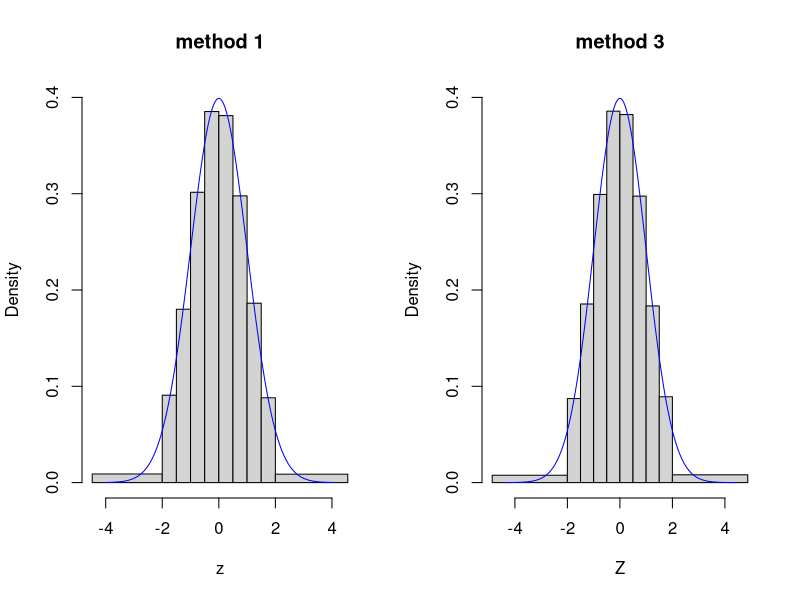

Recreate this plot in R.
par(mfrow=c(1,2))
# method 1
set.seed(1234)
m = 2*50000; z = numeric(m)
u1 = runif(m/2); u2 = runif(m/2)
z1 = sqrt(-2*log(u1)) * cos(2*pi*u2) # half of normal variates
z2 = sqrt(-2*log(u1)) * sin(2*pi*u2) # other half
z[seq(1, m, by = 2)] = z1 # interleave
z[seq(2, m, by = 2)] = z2 # two halves
cut = c(min(z)-.5, seq(-2, 2, by=.5), max(z)+.5)
hist(z, breaks=cut, ylim=c(0,.4), prob=T,main = 'method 1')
zz = seq(min(z), max(z), by=.01)
lines(zz, dnorm(zz), col="blue")

E = m*diff(pnorm(c(-Inf, seq(-2, 2, by=.5), Inf))); E
N = hist(z, breaks=cut, plot=F)$counts; N
Q = sum(((N-E)^2)/E); Q; qchisq(c(.025,.975), 9)

# method 2 Not good
set.seed(1234)
n <- 5e4
t <- 0
X <- NULL
Y <- NULL
while (t < n){
  V1 <- runif(1,-1,1)
  V2 <- runif(1,-1,1)
  S <- V1^2 + V2^2
  if (S <= 1){
    X <- c(X, V1*sqrt(-2*log(S)/S))
    Y <- c(Y, V2*sqrt(-2*log(S)/S))
  }
  t <- length(X)
}

# method 3
set.seed(1234)
n <- 5e4
t <- 0
X <- NULL
Y <- NULL
while (t < n){
  V1 <- runif(n-t,-1,1)
  V2 <- runif(n-t,-1,1)
  S <- V1^2 + V2^2
  i <- which(S <= 1)
  X <- c(X, V1[i]*sqrt(-2*log(S[i])/S[i]))
  Y <- c(Y, V2[i]*sqrt(-2*log(S[i])/S[i]))
  t <- length(X)
}

Z <- c(X,Y)
cut <- c(min(Z)-.5, seq(-2, 2, by=.5), max(Z)+.5)
hist(Z, breaks = cut, ylim = c(0,.4), prob = T,main = 'method 3')
zz <- seq(min(Z), max(Z), by = .01)
lines(zz, dnorm(zz), col="blue")

E <- 2*n*diff(pnorm(c(-Inf, seq(-2, 2, by=.5), Inf))); E
N <- hist(Z, breaks=cut, plot=F)$counts; N
Q <- sum(((N-E)^2)/E); Q; qchisq(c(.025,.975), 9)
